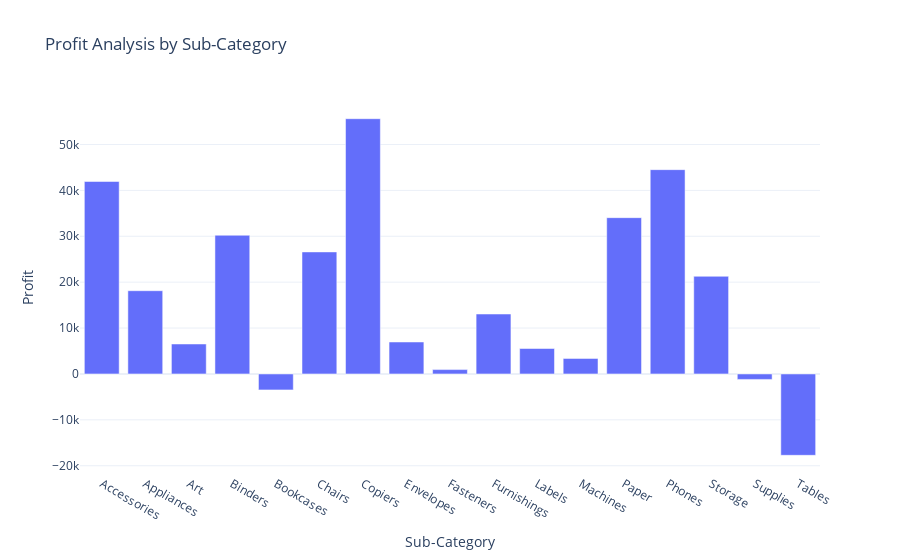

Notebook source saved alongside this figure:
### Markdown cell above
# Profit Analysis by Sub-Category

### Code cell
profit_by_subcategory = data.groupby('Sub-Category')['Profit'].sum().reset_index()
fig = px.bar(profit_by_subcategory, x='Sub-Category', 
             y='Profit', 
             title='Profit Analysis by Sub-Category')
fig.show()

### Figure 1 — Plotly figure (JSON) as saved in the notebook; plotly's stock layout.template omitted (floating-point values rounded to 4 significant figures)
{"data": [{"hovertemplate": "Sub-Category=%{x}<br>Profit=%{y}<extra></extra>", "legendgroup": "", "marker": {"color": "#636efa", "pattern": {"shape": ""}}, "name": "", "orientation": "v", "showlegend": false, "textposition": "auto", "type": "bar", "x": ["Accessories", "Appliances", "Art", "Binders", "Bookcases", "Chairs", "Copiers", "Envelopes", "Fasteners", "Furnishings", "Labels", "Machines", "Paper", "Phones", "Storage", "Supplies", "Tables"], "xaxis": "x", "y": [41940.0, 18140.0, 6528.0, 30220.0, -3473.0, 26590.0, 55620.0, 6964.0, 949.5, 13060.0, 5546.0, 3385.0, 34050.0, 44520.0, 21280.0, -1189.0, -17730.0], "yaxis": "y"}], "layout": {"barmode": "relative", "legend": {"tracegroupgap": 0}, "title": {"text": "Profit Analysis by Sub-Category"}, "xaxis": {"anchor": "y", "domain": [0, 1], "title": {"text": "Sub-Category"}}, "yaxis": {"anchor": "x", "domain": [0, 1], "title": {"text": "Profit"}}}}
